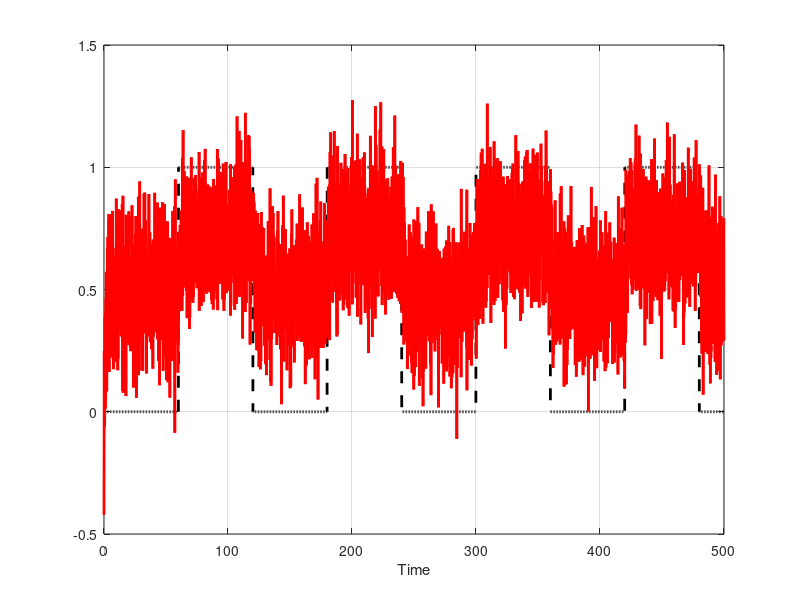
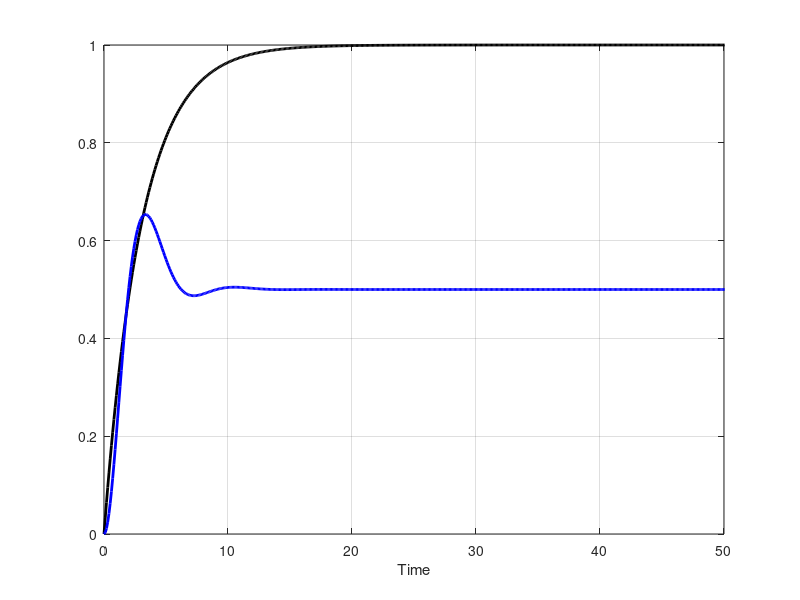
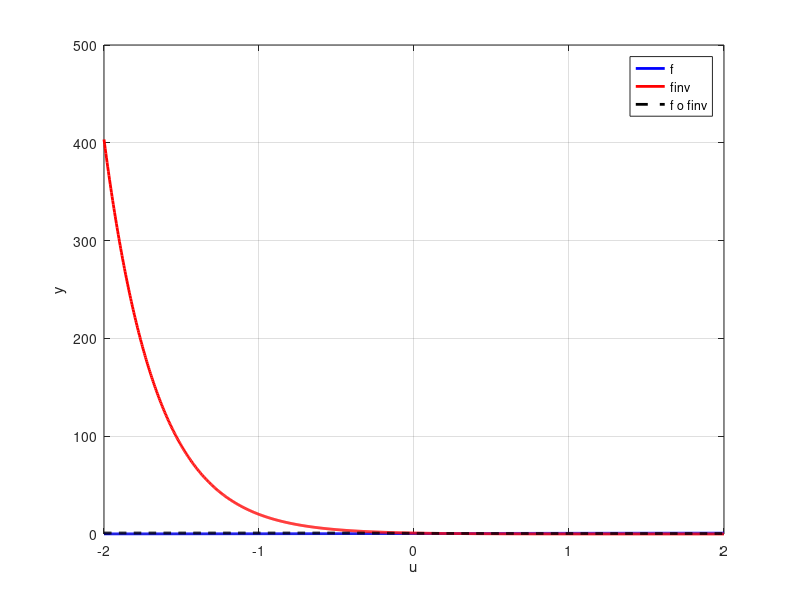

MATLAB code to generate these figures, in order:
addpath('VRFT_toolbox_v1\*')

clc;
clear all;

rng(1);

%% Real system
% Linear dynamics
A = [0,1;-1,-1];
B = [0,1]';
C = [1,0];

P = tf(ss(A,B,C,[]));

% Nonlinear function
f = @(u) 1./(1+exp(-u));
finv = @(v) exp(-v).^3;

% Figures
figure(3);
clf; grid on; hold on; box on;

u_range = linspace(-2,2,1000);
plot(u_range,f(u_range),'b','LineWidth',2,'DisplayName','f');
plot(u_range,finv(u_range),'r','LineWidth',2,'DisplayName','finv');
plot(u_range,f(finv(u_range)),'k--','LineWidth',2,'DisplayName','f o finv');

xlabel('u')
ylabel('y')

legend('Location','best')

%% Sample data
% Parameters
Ts = 0.1;
t = (0:Ts:500)';
var = 0.025;

% Data
u = (1-(square(2 * pi * t / 120) + 1) / 2);

% Differential equations defining the system
system_dynamics = @(time, x) A*x + B*f(interp1(t, u, time)); % interpolating u for the given time

% Simulation
x0 = [0;0];
[~,x] = ode45(system_dynamics,t,x0);

% Output
noise = sqrt(var) * randn(size(t));
y = (C*x')' + noise;

% Figure
figure(1);
clf; grid on; hold on; box on;
plot(t, u, 'k--', 'linewidth', 2)
plot(t, y, 'r', 'linewidth', 2)
xlim([0,500]);
xlabel('Time')

%% VRFT
Mr = c2d(tf(1, [3, 1]),Ts);
% W = c2d(tf(1,[0.3, 1]),Ts);
% Bf = [
%        tf(1, 1, Ts, 'variable', 'z^-1'); 
%        tf(Ts*[1 1], 2*[1 -1], Ts, 'variable', 'z^-1');
%        tf([2 -2], Ts*[3 -1], Ts, 'variable', 'z^-1');
%    ];
% 
% % VRFT
% [~, theta] = VRFT1_ry(u, y, Mr, Bf, [], 4, []);
% 
% % Extract the PID controller parameters from theta
% kp = theta(1); ki = theta(2); kd = theta(3);

%% Controller
K = [0.3,0.3,0.6];

% Simulate with controller
% Extend system dynamics
Aaug = [
    0,1,0;
    [zeros(2,1), A]];
Baug = [0; B];
Caug = [0, C];

r = [0;1;0];

% Differential equation
system_dynamics = @(time, x) Aaug*x + Baug*f(finv(K*(r-x))) - circshift(r,-1);

% Simulation
x0 = [0;0;0];
[~,x] = ode45(system_dynamics,t,x0);
y_M = (Caug*x');

% Figures
figure(2);
clf; grid on; hold on; box on;
plot(t, step(Mr,t), 'k', 'linewidth', 2)
plot(t, y_M, 'b', 'linewidth', 2)

xlim([0,50]);
xlabel('Time')